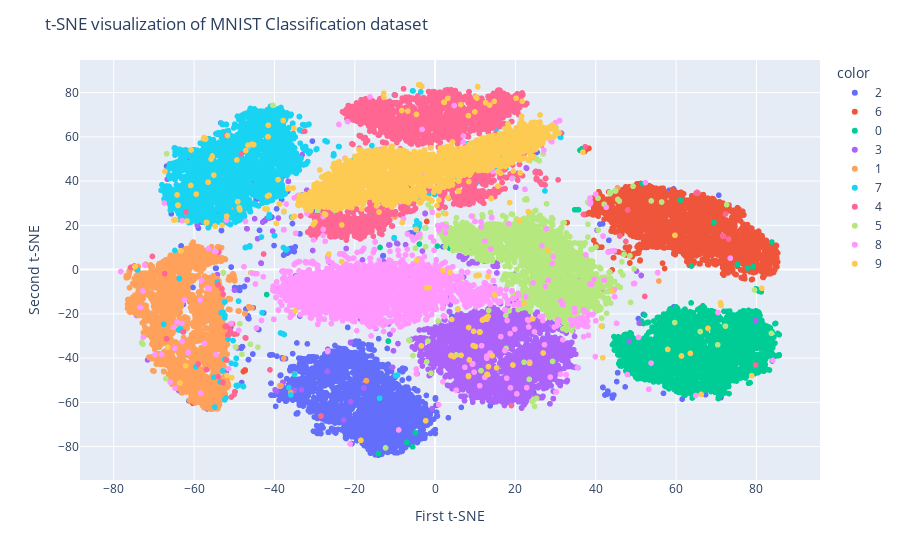

The notebook cell this image was saved under:
### Code cell
"""
Now we want to perform a visualization of the dataset space using the transformed values.
"""
fig = px.scatter(x=x_train_transformed[:, 0], y=x_train_transformed[:, 1], color=y_train_subset)
fig.update_layout(
    title="t-SNE visualization of MNIST Classification dataset",
    xaxis_title="First t-SNE",
    yaxis_title="Second t-SNE",
)
fig.show()

### Figure 1 — Plotly figure (JSON) as saved in the notebook; plotly's stock layout.template omitted (floating-point values rounded to 4 significant figures; data arrays with more than 128 entries replaced by an {"elided": "..."} marker saying what was removed)
{"data": [{"hovertemplate": "color=2<br>x=%{x}<br>y=%{y}<extra></extra>", "legendgroup": "2", "marker": {"color": "#636efa", "symbol": "circle"}, "mode": "markers", "name": "2", "showlegend": true, "type": "scattergl", "x": {"elided": "2922 float values"}, "xaxis": "x", "y": {"elided": "2922 float values"}, "yaxis": "y"}, {"hovertemplate": "color=6<br>x=%{x}<br>y=%{y}<extra></extra>", "legendgroup": "6", "marker": {"color": "#EF553B", "symbol": "circle"}, "mode": "markers", "name": "6", "showlegend": true, "type": "scattergl", "x": {"elided": "2985 float values"}, "xaxis": "x", "y": {"elided": "2985 float values"}, "yaxis": "y"}, {"hovertemplate": "color=0<br>x=%{x}<br>y=%{y}<extra></extra>", "legendgroup": "0", "marker": {"color": "#00cc96", "symbol": "circle"}, "mode": "markers", "name": "0", "showlegend": true, "type": "scattergl", "x": {"elided": "2996 float values"}, "xaxis": "x", "y": {"elided": "2996 float values"}, "yaxis": "y"}, {"hovertemplate": "color=3<br>x=%{x}<br>y=%{y}<extra></extra>", "legendgroup": "3", "marker": {"color": "#ab63fa", "symbol": "circle"}, "mode": "markers", "name": "3", "showlegend": true, "type": "scattergl", "x": {"elided": "3031 float values"}, "xaxis": "x", "y": {"elided": "3031 float values"}, "yaxis": "y"}, {"hovertemplate": "color=1<br>x=%{x}<br>y=%{y}<extra></extra>", "legendgroup": "1", "marker": {"color": "#FFA15A", "symbol": "circle"}, "mode": "markers", "name": "1", "showlegend": true, "type": "scattergl", "x": {"elided": "3449 float values"}, "xaxis": "x", "y": {"elided": "3449 float values"}, "yaxis": "y"}, {"hovertemplate": "color=7<br>x=%{x}<br>y=%{y}<extra></extra>", "legendgroup": "7", "marker": {"color": "#19d3f3", "symbol": "circle"}, "mode": "markers", "name": "7", "showlegend": true, "type": "scattergl", "x": {"elided": "3123 float values"}, "xaxis": "x", "y": {"elided": "3123 float values"}, "yaxis": "y"}, {"hovertemplate": "color=4<br>x=%{x}<br>y=%{y}<extra></extra>", "legendgroup": "4", "marker": {"color": "#FF6692", "symbol": "circle"}, "mode": "markers", "name": "4", "showlegend": true, "type": "scattergl", "x": {"elided": "2865 float values"}, "xaxis": "x", "y": {"elided": "2865 float values"}, "yaxis": "y"}, {"hovertemplate": "color=5<br>x=%{x}<br>y=%{y}<extra></extra>", "legendgroup": "5", "marker": {"color": "#B6E880", "symbol": "circle"}, "mode": "markers", "name": "5", "showlegend": true, "type": "scattergl", "x": {"elided": "2723 float values"}, "xaxis": "x", "y": {"elided": "2723 float values"}, "yaxis": "y"}, {"hovertemplate": "color=8<br>x=%{x}<br>y=%{y}<extra></extra>", "legendgroup": "8", "marker": {"color": "#FF97FF", "symbol": "circle"}, "mode": "markers", "name": "8", "showlegend": true, "type": "scattergl", "x": {"elided": "2977 float values"}, "xaxis": "x", "y": {"elided": "2977 float values"}, "yaxis": "y"}, {"hovertemplate": "color=9<br>x=%{x}<br>y=%{y}<extra></extra>", "legendgroup": "9", "marker": {"color": "#FECB52", "symbol": "circle"}, "mode": "markers", "name": "9", "showlegend": true, "type": "scattergl", "x": {"elided": "2929 float values"}, "xaxis": "x", "y": {"elided": "2929 float values"}, "yaxis": "y"}], "layout": {"legend": {"title": {"text": "color"}, "tracegroupgap": 0}, "margin": {"t": 60}, "title": {"text": "t-SNE visualization of MNIST Classification dataset"}, "xaxis": {"anchor": "y", "domain": [0, 1], "title": {"text": "First t-SNE"}}, "yaxis": {"anchor": "x", "domain": [0, 1], "title": {"text": "Second t-SNE"}}}}
